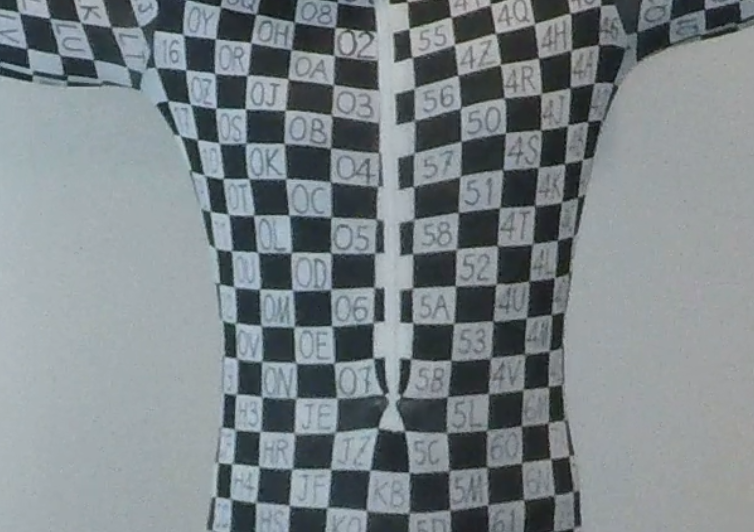
#> input picture CornerDetection/Python/corner1.png, 754 x 532 px
$ python GoodFeaturesToTrack.py
#> lines starting #> are read from the running program, lines starting #| are printed output that depends on the picture
import numpy as np
import cv2
from matplotlib import pyplot as plt

img = cv2.imread('corner1.png')
#> img is the input picture: shape (532, 754, 3); mean B, G, R 136.8, 133.2, 124.9
gray = cv2.cvtColor(img, cv2.COLOR_BGR2GRAY)

cv2.imshow('img', img)
cv2.waitKey(0)
img=cv2.bilateralFilter(img, 10, 75, 75)
cv2.imshow('img_blured', img)
cv2.waitKey(0)


corners = cv2.goodFeaturesToTrack(gray, 0, 0.05, 20, useHarrisDetector=True)
#> corners = 190 rows, first 8: [244, 108], [189, 103], [217, 141], [395, 61], [217, 107], [28, 67], [383, 320], [287, 214]
corners = np.int0(corners)

for i in corners:
    x,y = i.ravel()
    cv2.circle(img,(x,y),3,255,-1)
#> this loop made 190 passes
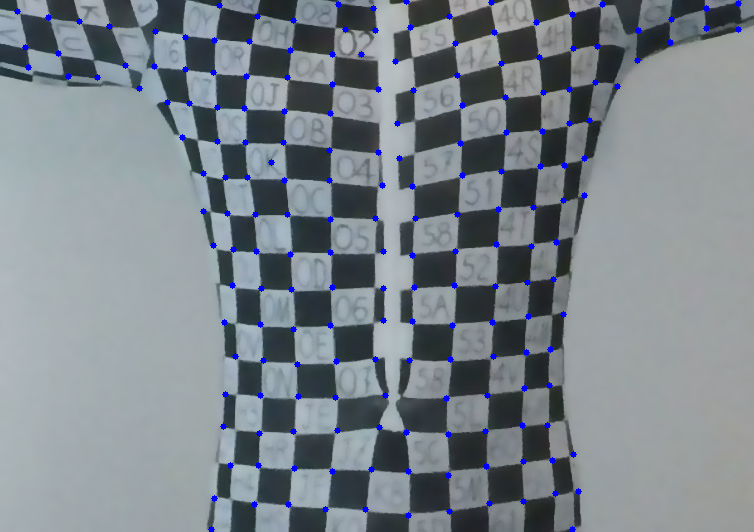
#> img: shape (532, 754, 3); mean B, G, R 138.9, 131.8, 123.6

plt.imshow(img),plt.show()
